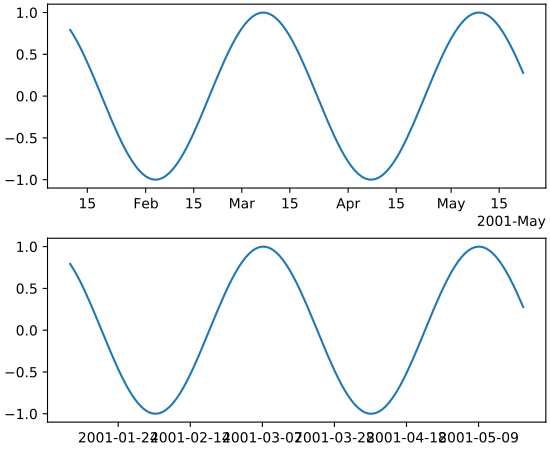

Generate this figure with Python:
import matplotlib.pyplot as plt
import numpy as np

dates = np.arange('2001-01-10', '2001-05-23', dtype='datetime64[D]')
y = np.sin(dates.astype(float) / 10)
fig, axs = plt.subplots(nrows=2, constrained_layout=True)

plt.rcParams['date.converter'] = 'concise'
plt.rcParams['date.interval_multiples'] = True
ax = axs[0]
ax.plot(dates, y)

plt.rcParams['date.converter'] = 'auto'
plt.rcParams['date.interval_multiples'] = False
ax = axs[1]
ax.plot(dates, y)
